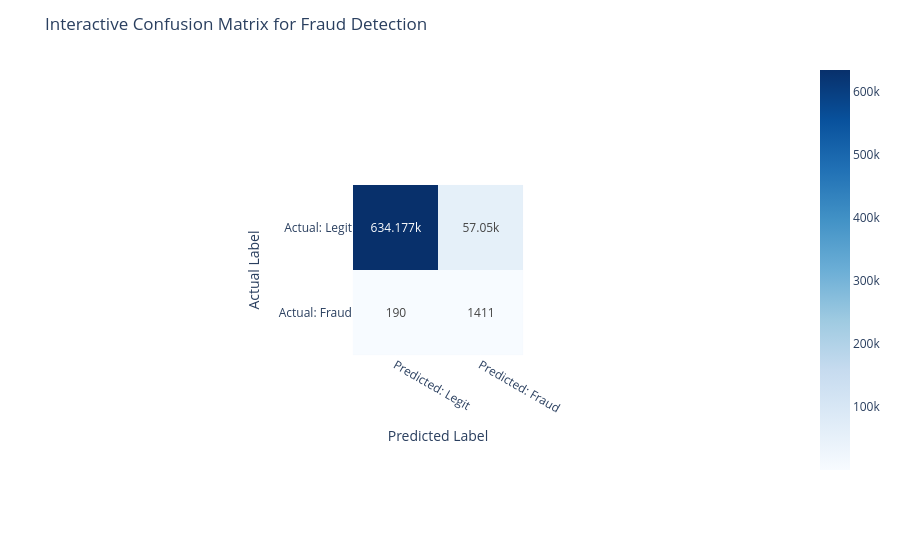

The notebook cell saved with this chart:
### Code cell
cm = confusion_matrix(y_test, y_pred)
cm_df = pd.DataFrame(cm, index=['Actual: Legit', 'Actual: Fraud'], 
                         columns=['Predicted: Legit', 'Predicted: Fraud'])

# Create an interactive confusion matrix using plotly
fig = px.imshow(cm_df, text_auto=True, color_continuous_scale='Blues')

# Update layout for clarity
fig.update_layout(
    title='Interactive Confusion Matrix for Fraud Detection',
    xaxis_title="Predicted Label",
    yaxis_title="Actual Label"
)

# Show the interactive plot
fig.show()

### Figure 1 — Plotly figure (JSON) as saved in the notebook; plotly's stock layout.template omitted (floating-point values rounded to 4 significant figures)
{"data": [{"coloraxis": "coloraxis", "hovertemplate": "x: %{x}<br>y: %{y}<br>color: %{z}<extra></extra>", "name": "0", "texttemplate": "%{z}", "type": "heatmap", "x": ["Predicted: Legit", "Predicted: Fraud"], "xaxis": "x", "y": ["Actual: Legit", "Actual: Fraud"], "yaxis": "y", "z": [[634177, 57050], [190, 1411]]}], "layout": {"autosize": true, "coloraxis": {"colorscale": [[0, "rgb(247,251,255)"], [0.125, "rgb(222,235,247)"], [0.25, "rgb(198,219,239)"], [0.375, "rgb(158,202,225)"], [0.5, "rgb(107,174,214)"], [0.625, "rgb(66,146,198)"], [0.75, "rgb(33,113,181)"], [0.875, "rgb(8,81,156)"], [1, "rgb(8,48,107)"]]}, "margin": {"t": 60}, "title": {"text": "Interactive Confusion Matrix for Fraud Detection"}, "xaxis": {"anchor": "y", "autorange": true, "constrain": "domain", "domain": [0.3812, 0.6188], "range": [-0.5, 1.5], "scaleanchor": "y", "title": {"text": "Predicted Label"}, "type": "category"}, "yaxis": {"anchor": "x", "autorange": true, "constrain": "domain", "domain": [0, 1], "range": [1.5, -0.5], "title": {"text": "Actual Label"}, "type": "category"}}}
